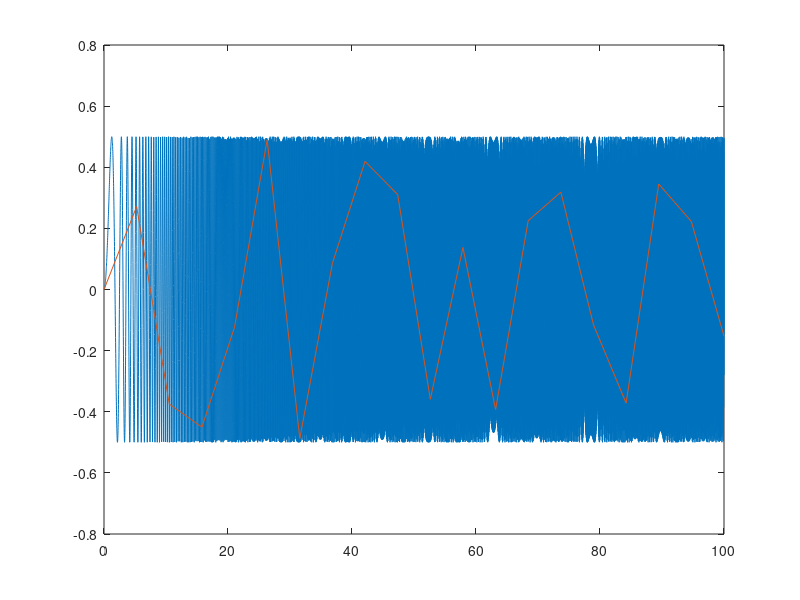

Source code (MATLAB):
points=20
x1 = linspace(0,100,10000);
y1 = 0.5  * sin(x1.*x1);
x2 = linspace(0,100,points);
y2 = 0.5  * sin(x2.*x2);
plot(x1,y1,x2,y2);